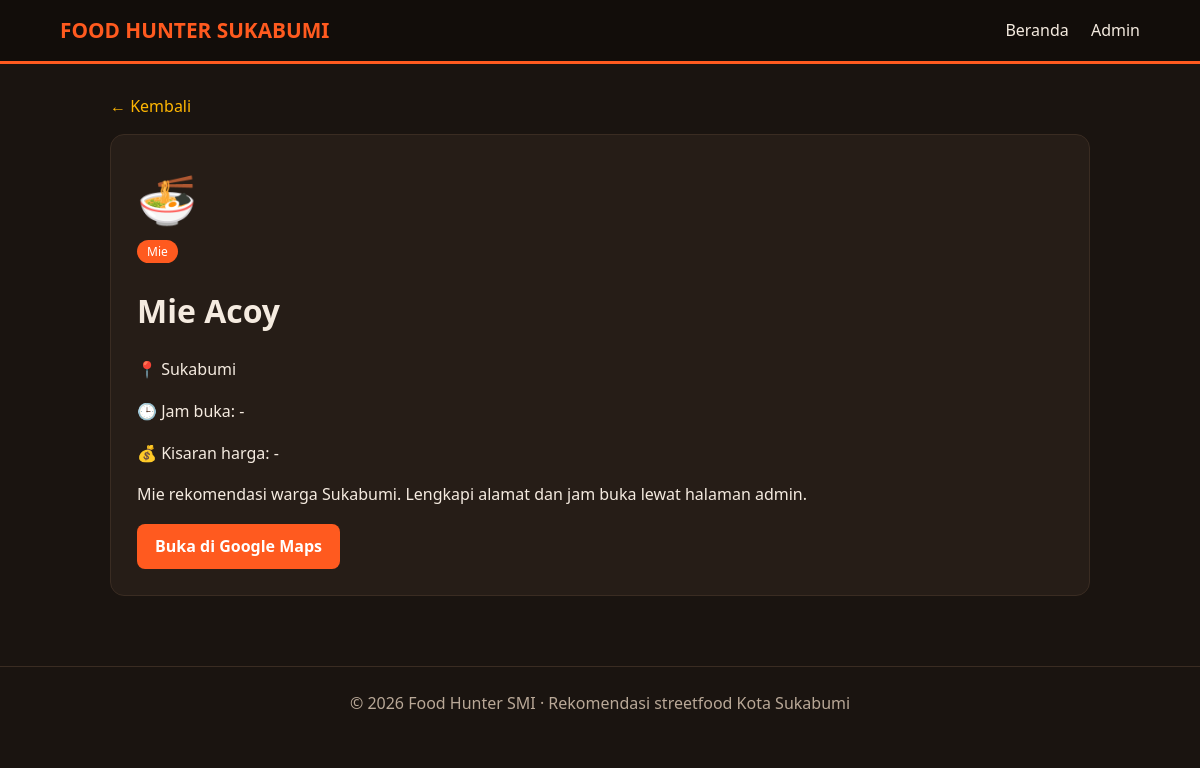
Screenshot of /detail.php?id=2 with the database file from the repository.
### tables this page shows
CREATE TABLE IF NOT EXISTS kuliner (
  id INT AUTO_INCREMENT PRIMARY KEY,
  nama VARCHAR(100) NOT NULL,
  kategori VARCHAR(50) NOT NULL,
  lokasi VARCHAR(150) NOT NULL,
  deskripsi TEXT,
  harga VARCHAR(50),
  jam_buka VARCHAR(50),
  maps_link VARCHAR(255),
  created_at TIMESTAMP DEFAULT CURRENT_TIMESTAMP
);

### config.php (called while the page is built, shortened)
<?php
function e($s) { return htmlspecialchars((string)$s, ENT_QUOTES, 'UTF-8'); }
function ikon($k) {
    $m = ['Sate'=>'🍢','Mie'=>'🍜','Ayam & Bebek'=>'🍗','Nasi & Kwetiaw'=>'🍳','Cuankie'=>'🥟','Pecel'=>'🥗','Cemilan'=>'🍿'];
    return $m[$k] ?? '🍽️';
}

### detail.php (the view, shortened to what this page needs)
<?php
require __DIR__ . '/config.php';
$st = $pdo->prepare("SELECT * FROM kuliner WHERE id = ?");
$st->execute([(int)($_GET['id'] ?? 0)]);
$r = $st->fetch();
include __DIR__ . '/includes/header.php';
?>
<main class="wrap">
  <a href="index.php">← Kembali</a>
  <div class="box" style="margin-top:14px">
    <div style="font-size:3rem"><?= ikon($r['kategori']) ?></div>
    <span class="tag"><?= e($r['kategori']) ?></span>
    <h1><?= e($r['nama']) ?></h1>
    <p>📍 <?= e($r['lokasi']) ?></p>
    <p>🕒 Jam buka: <?= e($r['jam_buka'] ?: '-') ?></p>
    <p>💰 Kisaran harga: <?= e($r['harga'] ?: '-') ?></p>
    <p><?= nl2br(e($r['deskripsi'])) ?></p>
    <?php $maps = $r['maps_link'] ?: 'https://www.google.com/maps/search/' . urlencode($r['nama'] . ' Sukabumi'); ?>
    <a class="btn" target="_blank" rel="noopener" href="<?= e($maps) ?>">Buka di Google Maps</a>
  </div>
</main>
<?php include __DIR__ . '/includes/footer.php'; ?>

### assets/style.css (style rules this page uses)
:root { --bg:#1a1410;--card:#261d17;--line:#3a2c22;--text:#f5ebe0;--muted:#b9a897;--hot:#ff5a1f;--gold:#ffb703 }
* { box-sizing:border-box }
body { margin:0;font-family:system-ui,Segoe UI,Arial,sans-serif;background:var(--bg);color:var(--text);line-height:1.6 }
a { color:var(--gold);text-decoration:none }
.btn { display:inline-block;padding:10px 18px;border:0;border-radius:8px;background:var(--hot);color:#fff;font-weight:700;cursor:pointer }
.wrap { max-width:1100px;margin:0 auto;padding:30px 5% }
.tag { display:inline-block;font-size:.75rem;background:var(--hot);color:#fff;padding:2px 10px;border-radius:999px }
.box { background:var(--card);border:1px solid var(--line);border-radius:14px;padding:26px }

### rows the page displays
kuliner: kategori "🍜", kategori "Mie", nama "Mie Acoy", lokasi "Sukabumi", jam_buka "-", harga "-", deskripsi "Mie rekomendasi warga Sukabumi. Lengkapi alamat dan jam buka lewat halaman admin."
